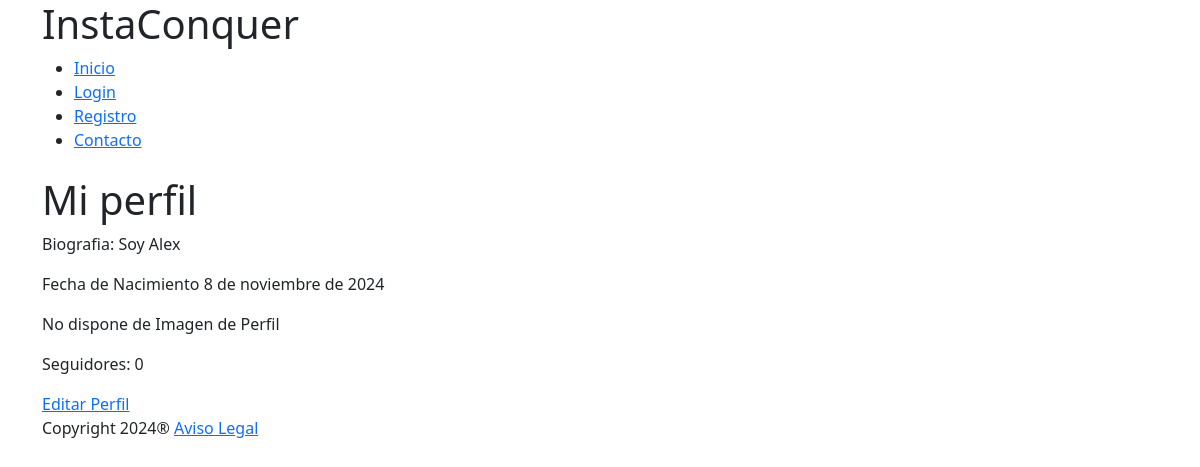
/profile/2/, run on an earlier commit of the app's database.
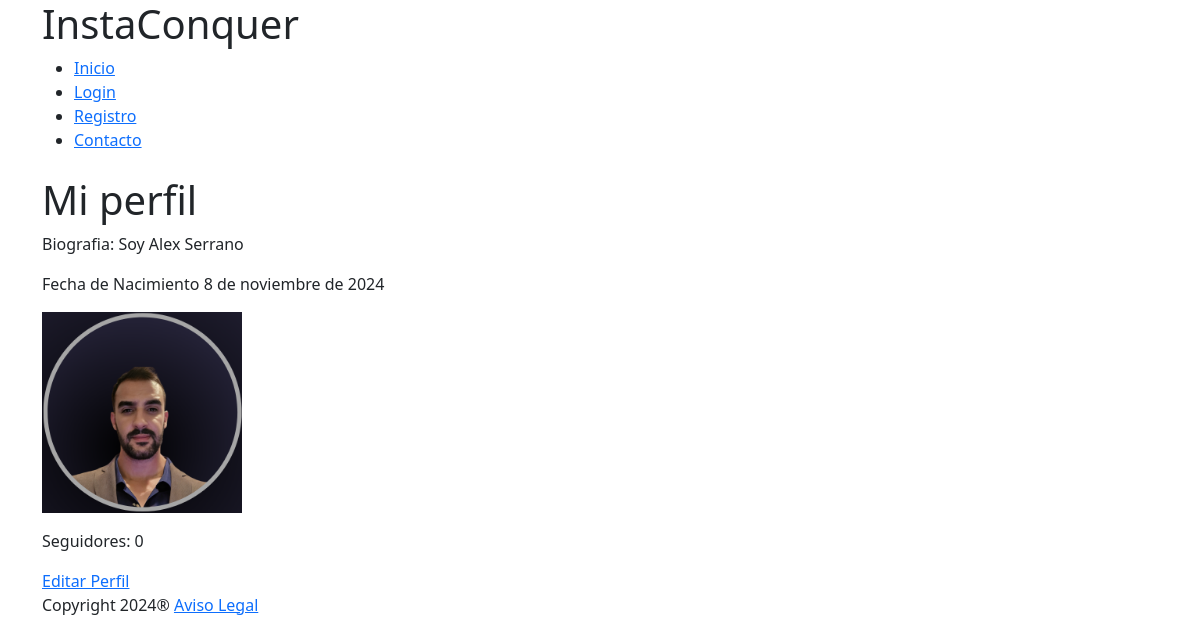
And on a later commit of the database.
### profiles/models.py (models this page shows, shortened)
class UserProfile(models.Model):
    user = models.OneToOneField(User, on_delete=models.CASCADE, related_name='profile')
    profile_picture = models.ImageField('Imagen de Perfil', upload_to='profile_pictures/', blank=True, null=True)
    bio = models.TextField('Biografia', max_length=500, blank=True)
    birth_date = models.DateField('Fecha de nacimiento', null = True, blank = True)
    followers = models.ManyToManyField("self", symmetrical=False, related_name = 'following', through='Follow')
    class Meta:
        verbose_name = 'Perfil'
        verbose_name_plural = 'Perfiles'

### instagram/views.py (the view)
# urls.py: path('profile/<pk>/', ProfileDetailView.as_view(), name = 'profile_detail'),
class ProfileDetailView(DetailView):
    model = UserProfile
    template_name = "general/profile_detail.html"
    context_object_name = 'profile'

### instagram/templates/general/profile_detail.html (shortened to what this page needs)
{% extends "general/layout.html" %}
{% block page_content %}
    <div class="container">
        <h1>Mi perfil</h1>
        <p>Biografia: {{ profile.bio|default_if_none:"Sin Rellenar" }}</p>
        <p>Fecha de Nacimiento {{ profile.birth_date|default_if_none:"Sin Rellenar" }}</p>
        <p>
            {% if profile.profile_picture %}
                <img width="200" src="{{ profile.profile_picture.url }}" alt="">
            {% else %}
                No dispone de Imagen de Perfil
            {% endif %}
        </p>
        <p>Seguidores: {{ profile.following.count }}</p>
        <a href="{% url 'profile_update' profile.pk %}">Editar Perfil</a>
    </div>
{% endblock  %}

### instagram/templates/general/layout.html (shortened to what this page needs)
<!DOCTYPE html>
<html lang="es">
<head>
    <link href="https://cdn.jsdelivr.net/npm/bootstrap@5.3.3/dist/css/bootstrap.min.css" rel="stylesheet">
</head>
<body>
    {% include '_includes/_header.html' %}
    {% block page_content %}
    {% endblock  %}
    {% include "_includes/_footer.html" %}
</body>
</html>

### instagram/templates/_includes/_header.html (shortened to what this page needs)
<header>
    <div class="container">
        <h1>InstaConquer</h1>
        <nav>
            <ul>
                <li><a href="{% url 'home' %}">Inicio</a></li>
                {% if not request.user.is_authenticated %}
                    <li><a href="{% url 'login' %}">Login</a></li>
                    <li><a href="{% url 'register' %}">Registro</a></li>
                {% endif %}
                <li><a href="{% url 'contact' %}">Contacto</a></li>
            </ul>
        </nav>
    </div>
</header>

### instagram/templates/_includes/_footer.html
<footer>
    <div class="container">
        <p>Copyright 2024® <a href="{% url 'legal' %}"> Aviso Legal</a></p>
    </div>
</footer>

What changed in the data, as far as the page shows it:
changed UserProfile: bio "Soy Alex" → "Soy Alex Serrano"; profile_picture: picture added
Also different on the page:
text no longer shown: "No dispone de Imagen de Perfil"
